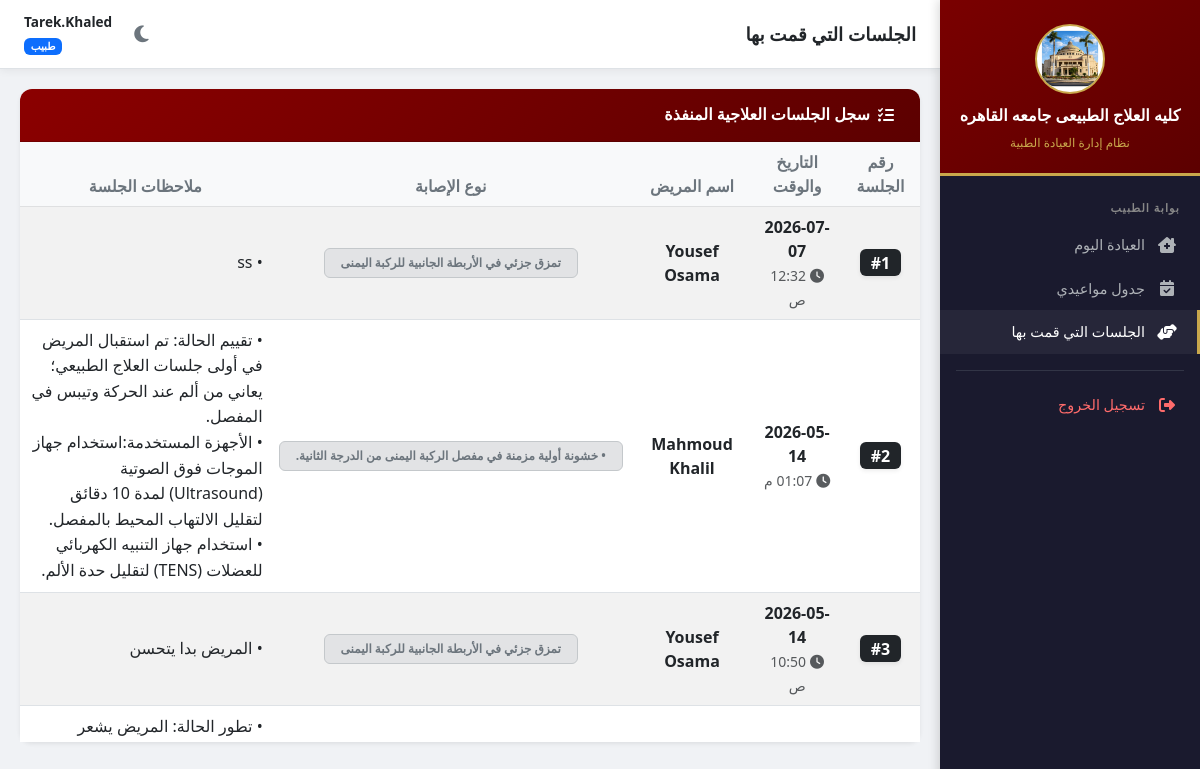
/my-sessions/ (signed in), run on the app's committed database.
### clinic/models.py (models this page shows, shortened)
class TherapySession(models.Model):
    prescription = models.ForeignKey(Prescription, on_delete=models.CASCADE, related_name='sessions', verbose_name="خطة الجلسات")
    doctor = models.ForeignKey(Doctor, on_delete=models.SET_NULL, null=True, verbose_name="الطبيب المعالج")
    session_date = models.DateTimeField(auto_now_add=True, verbose_name="تاريخ ووقت الجلسة")
    notes = models.TextField(blank=True, verbose_name="ملاحظات الجلسة وتطور الحالة")
    class Meta:
        verbose_name = "جلسة علاجية"
        verbose_name_plural = "الجلسات العلاجية"
        ordering = ['-session_date']

class Prescription(models.Model):
    medical_record = models.ForeignKey(MedicalRecord, on_delete=models.CASCADE, related_name='prescriptions', verbose_name="السجل الطبي")
    doctor = models.ForeignKey(Doctor, on_delete=models.CASCADE, verbose_name="الدكتور")
    injury_type = models.CharField(max_length=200, verbose_name="نوع الإصابة")
    total_sessions = models.PositiveIntegerField(verbose_name="إجمالي عدد الجلسات", default=1)
    completed_sessions = models.PositiveIntegerField(verbose_name="عدد الجلسات المنفذة", default=0)
    first_session_date = models.DateField(verbose_name="تاريخ أول جلسة", null=True, blank=True)
    last_session_date = models.DateField(verbose_name="تاريخ آخر جلسة", null=True, blank=True)
    instructions = models.TextField(blank=True, verbose_name="تعليمات إضافية")
    created_at = models.DateTimeField(auto_now_add=True)
    updated_at = models.DateTimeField(auto_now=True)
    class Meta:
        verbose_name = "خطة جلسات"
        verbose_name_plural = "خطط الجلسات"

class MedicalRecord(models.Model):
    patient = models.ForeignKey(Patient, on_delete=models.CASCADE, related_name='medical_records', verbose_name="المريض")
    doctor = models.ForeignKey(Doctor, on_delete=models.CASCADE, verbose_name="الدكتور")
    appointment = models.OneToOneField(Appointment, on_delete=models.SET_NULL, null=True, blank=True, related_name='medical_record', verbose_name="الموعد")
    visit_date = models.DateField(verbose_name="تاريخ الزيارة")
    diagnosis = models.TextField(verbose_name="التشخيص")
    symptoms = models.TextField(blank=True, verbose_name="الأعراض")
    notes = models.TextField(blank=True, verbose_name="ملاحظات الطبيب")
    created_at = models.DateTimeField(auto_now_add=True)
    updated_at = models.DateTimeField(auto_now=True)
    class Meta:
        verbose_name = "سجل طبي"
        verbose_name_plural = "السجلات الطبية"
        ordering = ['-visit_date']

class Patient(models.Model):
    GENDER_CHOICES = [('M', 'ذكر'), ('F', 'أنثى')]
    patient_number = models.AutoField(primary_key=True, verbose_name="رقم المريض")
    name = models.CharField(max_length=150, verbose_name="الاسم")
    gender = models.CharField(max_length=1, choices=GENDER_CHOICES, verbose_name="الجنس")
    birth_date = models.DateField(verbose_name="تاريخ الميلاد")
    phone = models.CharField(max_length=20, blank=True, verbose_name="رقم الهاتف")
    address = models.TextField(blank=True, verbose_name="العنوان")
    national_id = models.CharField(max_length=14, unique=True, verbose_name="الرقم القومي", null=True, blank=True)
    created_at = models.DateTimeField(auto_now_add=True)
    updated_at = models.DateTimeField(auto_now=True)
    class Meta:
        verbose_name = "مريض"
        verbose_name_plural = "المرضى"

### clinic/views.py (the view)
# urls.py: path('my-sessions/', views.doctor_sessions_history, name='doctor_sessions_history'),
@login_required
def doctor_sessions_history(request):
    doctor, redir = _get_doctor_or_redirect(request)
    if redir:
        return redir
    sessions = (
        TherapySession.objects.filter(doctor=doctor)
        .select_related('prescription__medical_record__patient', 'prescription')
        .order_by('-session_date')
    )
    page_obj = _paginate(sessions, request)
    return render(request, 'doctor/sessions_history.html', {'sessions': page_obj, 'doctor': doctor})

### clinic/templatetags/auth_extras.py (called while the page is built)
@register.filter
def has_group(user, group_name):
    return user.groups.filter(name=group_name).exists()

### clinic/views.py (called while the page is built)
def is_admin(user):
    return user.is_superuser or user.is_staff

def _paginate(queryset, request):
    paginator = Paginator(queryset, ITEMS_PER_PAGE)
    page_number = request.GET.get('page')
    return paginator.get_page(page_number)

def _get_doctor_or_redirect(request):
    if is_admin(request.user):
        return None, redirect('admin_dashboard')
    try:
        return request.user.doctor, None
    except Doctor.DoesNotExist:
        messages.error(request, 'حسابك غير مرتبط بطبيب. تواصل مع الإدارة.')
        return None, redirect('login')

### templates/doctor/sessions_history.html (shortened to what this page needs)
{% extends 'base.html' %}
{% block page_title %}الجلسات التي قمت بها{% endblock %}
{% block content %}
<div class="card shadow-sm border-0 mb-4">
    <div class="card-header text-white d-flex align-items-center py-3" style="background: linear-gradient(135deg, #8B0000, #5c0000);">
        <i class="fas fa-list-check me-2 ms-2"></i>
        <h6 class="mb-0 fw-bold">سجل الجلسات العلاجية المنفذة</h6>
    </div>
    <div class="card-body p-0">
        <div class="table-responsive" style="max-height: 600px; overflow-y: auto;">
            <table class="table table-hover table-striped align-middle mb-0 text-center">
                <thead class="table-light" style="position: sticky; top: 0; z-index: 1;">
                    <tr>
                        <th>رقم الجلسة</th>
                        <th>التاريخ والوقت</th>
                        <th>اسم المريض</th>
                        <th>نوع الإصابة</th>
                        <th>ملاحظات الجلسة</th>
                    </tr>
                </thead>
                <tbody>
                    {% for session in sessions %}
                    <tr>
                        <td>
                            <span class="badge bg-dark fs-6 shadow-sm">#{{ forloop.counter }}</span>
                        </td>
                        <td>
                            <div class="fw-bold">{{ session.session_date|date:"Y-m-d" }}</div>
                            <small class="text-muted"><i class="fas fa-clock me-1"></i>{{ session.session_date|time:"h:i A" }}</small>
                        </td>
                        <td>
                            <a href="{% url 'doctor_patient_detail' session.prescription.medical_record.patient.pk %}" class="text-decoration-none text-body fw-bold">
                                {{ session.prescription.medical_record.patient.name }}
                            </a>
                        </td>
                        <td>
                            <span class="badge bg-secondary-subtle text-secondary border border-secondary-subtle px-3 py-2">
                                {{ session.prescription.injury_type }}
                            </span>
                        </td>
                        <td class="text-start" style="max-width: 350px;">
                            {% if session.notes %}
                                <div class="text-wrap" style="line-height: 1.6;">
                                    {{ session.notes|linebreaksbr }}
                                </div>
                            {% else %}
                                <span class="text-muted"><i class="fas fa-comment-slash me-1"></i>لا توجد ملاحظات</span>
                            {% endif %}
                        </td>
                    </tr>
                    {% endfor %}
                </tbody>
            </table>
        </div>
    </div>
</div>
{% endblock %}

### templates/base.html (shortened to what this page needs)
<!DOCTYPE html>
<html lang="ar" dir="rtl">
<head>
<link href="https://cdn.jsdelivr.net/npm/bootstrap@5.3.0/dist/css/bootstrap.rtl.min.css" rel="stylesheet">
<link href="https://cdnjs.cloudflare.com/ajax/libs/font-awesome/6.4.0/css/all.min.css" rel="stylesheet">
</head>
<body>
{% load auth_extras %}
{% if user.is_authenticated %}
<div class="sidebar" id="sidebar">
  <div class="sidebar-header">
    <div class="logo-container"><img src="/media/2.png" alt="لوجو جامعة القاهرة"></div>
    <h6>كليه العلاج الطبيعى جامعه القاهره</h6>
    <small>نظام إدارة العيادة الطبية</small>
  </div>
  <div class="sidebar-nav-container">
    {% if user.is_staff or user.is_superuser %}
    <div class="nav-section">لوحة تحكم الإدارة</div>
    <a href="{% url 'admin_dashboard' %}" class="nav-link-side {% if request.resolver_match.url_name == 'admin_dashboard' %}active{% endif %}" onclick="closeSidebar()"><i class="fas fa-chart-pie"></i> نظرة عامة</a>
    <a href="{% url 'admin_patients' %}" class="nav-link-side {% if 'patient' in request.resolver_match.url_name and 'secretary' not in request.resolver_match.url_name %}active{% endif %}" onclick="closeSidebar()"><i class="fas fa-users"></i> سجل المرضى</a>
    <a href="{% url 'admin_appointments' %}" class="nav-link-side {% if request.resolver_match.url_name == 'admin_appointments' %}active{% endif %}" onclick="closeSidebar()"><i class="fas fa-calendar-alt"></i> إدارة المواعيد</a>
    <a href="{% url 'admin_doctors' %}" class="nav-link-side {% if request.resolver_match.url_name == 'admin_doctors' %}active{% endif %}" onclick="closeSidebar()"><i class="fas fa-user-md"></i> الطاقم الطبي</a>
    <a href="{% url 'admin_secretaries' %}" class="nav-link-side {% if 'admin_secreta' in request.resolver_match.url_name %}active{% endif %}" onclick="closeSidebar()"><i class="fas fa-headset"></i> طاقم السكرتاريا</a>
    <a href="{% url 'admin_records' %}" class="nav-link-side {% if request.resolver_match.url_name == 'admin_records' %}active{% endif %}" onclick="closeSidebar()"><i class="fas fa-notes-medical"></i> الأرشيف الطبي</a>
    <div class="nav-section" style="margin-top:8px;">السكرتاريا</div>
    <a href="{% url 'secretary_dashboard' %}" class="nav-link-side {% if request.resolver_match.url_name == 'secretary_dashboard' %}active{% endif %}" onclick="closeSidebar()"><i class="fas fa-desktop"></i> لوحة السكرتيرة</a>
    {% else %}
    <div class="nav-section">بوابة الطبيب</div>
    <a href="{% url 'doctor_dashboard' %}" class="nav-link-side {% if request.resolver_match.url_name == 'doctor_dashboard' %}active{% endif %}" onclick="closeSidebar()"><i class="fas fa-clinic-medical"></i> العيادة اليوم</a>
    <a href="{% url 'doctor_appointments' %}" class="nav-link-side {% if request.resolver_match.url_name == 'doctor_appointments' %}active{% endif %}" onclick="closeSidebar()"><i class="fas fa-calendar-check"></i> جدول مواعيدي</a>
    <a href="{% url 'doctor_sessions_history' %}" class="nav-link-side {% if request.resolver_match.url_name == 'doctor_sessions_history' %}active{% endif %}" onclick="closeSidebar()"><i class="fas fa-hands-helping"></i> الجلسات التي قمت بها</a>
    {% endif %}
    <div class="mt-3 border-top border-secondary pt-2" style="opacity:.3; margin: 0 16px;"></div>
    <a href="{% url 'logout' %}" class="nav-link-side mt-1" style="color:#ff6b6b;" onclick="closeSidebar()"><i class="fas fa-sign-out-alt"></i> تسجيل الخروج</a>
  </div>
</div>
<div class="main-content">
  <div class="topbar">
    <div class="d-flex align-items-center gap-2">
      <h5>{% block page_title %}{% endblock %}</h5>
    </div>
    <div class="d-flex align-items-center gap-3">
      <button class="theme-toggle" onclick="toggleTheme()" title="تبديل الوضع" aria-label="تبديل الوضع الليلي">
        <i class="fas fa-moon" id="themeIcon"></i>
      </button>
      <div class="text-end d-none d-sm-block">
        <div class="fw-bold" style="font-size:.85rem;">{{ user.get_full_name|default:user.username }}</div>
        {% if user.is_staff %}<span class="badge bg-danger" style="font-size:.65rem;">مسؤول النظام</span>
        {% elif user|has_group:"secretary" %}<span class="badge bg-success" style="font-size:.65rem;">سكرتيرة</span>
        {% else %}<span class="badge bg-primary" style="font-size:.65rem;">طبيب</span>{% endif %}
      </div>
    </div>
  </div>
  <div class="content-area">
    {% block content %}{% endblock %}
  </div>
</div>
{% else %}
{% block full_content %}{% endblock %}
{% endif %}
</body>
</html>

### templates/base.html (style rules this page uses)
:root { --cu-red: #8B0000; --cu-gold: #C9A84C; --cu-dark: #1a1a2e; --cu-gray: #f0f2f5; --sidebar-w: 260px; --bg-body: #f0f2f5; --bg-card: #ffffff; --bg-card-alt: #f8f9fa; --text-main: #212529; --text-muted: #6c757d; --border-color: #dee2e6; --topbar-bg: #ffffff; --table-hover: rgba(0,0,0,0.02); --shadow: 0 2px 8px rgba(0,0,0,0.06); }
body { font-family: 'Segoe UI', Tahoma, sans-serif; background: var(--bg-body); color: var(--text-main); transition: background .3s, color .3s; }
.sidebar { width: var(--sidebar-w); min-height: 100vh; background: var(--cu-dark); position: fixed; right: 0; top: 0; z-index: 1050; display: flex; flex-direction: column; box-shadow: -2px 0 10px rgba(0,0,0,0.15); transition: transform .3s ease; }
.sidebar-header { background: linear-gradient(145deg, #7a0000, #5c0000); padding: 24px 16px 20px; text-align: center; border-bottom: 3px solid var(--cu-gold); }
.sidebar-header .logo-container { width: 70px; height: 70px; margin: 0 auto 12px; background: white; border-radius: 50%; border: 2px solid var(--cu-gold); overflow: hidden; display: flex; align-items: center; justify-content: center; }
.sidebar-header .logo-container img { width: 100%; height: 100%; object-fit: cover; }
.sidebar-header h6 { color: #fff; margin: 0 0 4px; font-size: 1rem; font-weight: 700; }
.sidebar-header small { color: var(--cu-gold); font-size: .75rem; }
.sidebar-nav-container { flex-grow: 1; padding: 12px 0; overflow-y: auto; }
.nav-section { padding: 12px 20px 6px; color: #888; font-size: .7rem; font-weight: 600; text-transform: uppercase; letter-spacing: 1px; }
.nav-link-side { display: flex; align-items: center; gap: 12px; padding: 11px 20px; color: #aeb2b7; text-decoration: none; transition: all .2s; border-right: 3px solid transparent; font-size: .9rem; }
.nav-link-side:hover, .nav-link-side.active { color: #fff; background: rgba(255,255,255,.05); border-right-color: var(--cu-gold); }
.nav-link-side i { width: 20px; text-align: center; font-size: 1rem; }
.main-content { margin-right: var(--sidebar-w); min-height: 100vh; transition: margin .3s; }
.topbar { background: var(--topbar-bg); padding: 12px 24px; display: flex; align-items: center; justify-content: space-between; box-shadow: var(--shadow); position: sticky; top: 0; z-index: 99; border-bottom: 1px solid var(--border-color); }
.topbar h5 { margin: 0; color: var(--text-main); font-weight: 700; font-size: 1.15rem; }
.content-area { padding: 20px; }
.card { border: 1px solid var(--border-color); border-radius: 12px; box-shadow: var(--shadow); background: var(--bg-card); color: var(--text-main); }
.card-header { background: var(--cu-red); color: white; border-radius: 12px 12px 0 0 !important; padding: 14px 18px; font-weight: 600; }
.card-body { background: var(--bg-card); color: var(--text-main); }
.table { color: var(--text-main); --bs-table-bg: var(--bg-card); --bs-table-hover-bg: var(--table-hover); }
.table-light { --bs-table-bg: var(--bg-card-alt) !important; --bs-table-color: var(--text-muted) !important; }
.theme-toggle { background: none; border: none; color: var(--text-muted); font-size: 1.2rem; cursor: pointer; padding: 6px; border-radius: 8px; }

### data on the page
TherapySession: session_date "2026-07-07", session_date "12:32 ص", prescription.medical_record.patient.name "Yousef Osama", prescription.injury_type "تمزق جزئي في الأربطة الجانبية للركبة اليمنى", notes "• ss"
TherapySession: session_date "2026-05-14", session_date "01:07 م", prescription.medical_record.patient.name "Mahmoud Khalil", prescription.injury_type "• خشونة أولية مزمنة في مفصل الركبة اليمنى من الدرجة الثانية.", notes "• تقييم الحالة: تم استقبال المريض في أولى جلسات العلاج الطبيعي؛ يعاني من ألم عند الحركة وتيبس في المفصل. • الأجهزة المستخدمة:استخدام جهاز الموجات فوق الصوتية (Ultrasound) لمدة 10 دقائق لتقليل الالتهاب المحيط بالمفصل. • استخدام جهاز التنبيه الكهربائي للعضلات (TENS) لتقليل حدة الألم."
TherapySession: session_date "2026-05-14", session_date "10:50 ص", prescription.medical_record.patient.name "Yousef Osama", prescription.injury_type "تمزق جزئي في الأربطة الجانبية للركبة اليمنى", notes "• المريض بدا يتحسن"
TherapySession: notes "• تطور الحالة: المريض يشعر…"

### other printed values
{{ user.get_full_name|default:user.username }} "Tarek.Khaled"
